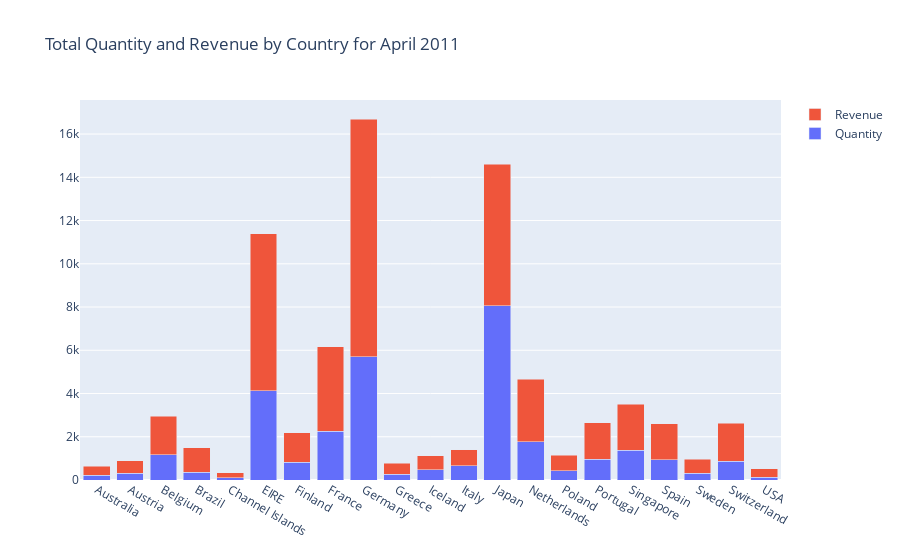

The cell this chart's notebook holds for it:
### Code cell
# Asegúrate de que 'InvoiceDate' es de tipo datetime
retail['InvoiceDate'] = pd.to_datetime(retail['InvoiceDate'])

# Filtrar los datos para abril de 2011 y excluir el Reino Unido
filtered_df = retail[(retail['InvoiceDate'].dt.year == 2011) & 
                 (retail['InvoiceDate'].dt.month == 4) & 
                 (retail['Country'] != 'United Kingdom')]

# Agrupar por país y sumar 'Quantity' y 'Revenue'
grouped_df = filtered_df.groupby('Country').agg({'Quantity':'sum', 'Revenue':'sum'}).reset_index()

# Crear gráficos de barras para 'Quantity' y 'Revenue'
trace1 = go.Bar(x=grouped_df['Country'], y=grouped_df['Quantity'], name='Quantity')
trace2 = go.Bar(x=grouped_df['Country'], y=grouped_df['Revenue'], name='Revenue')

# Crear un objeto Layout
layout = go.Layout(title='Total Quantity and Revenue by Country for April 2011', barmode='stack')

# Crear un objeto Figure y visualizar el gráfico
fig = go.Figure(data=[trace1, trace2], layout=layout)
iplot(fig)

### Figure 1 — Plotly figure (JSON) as saved in the notebook; plotly's stock layout.template omitted (floating-point values rounded to 4 significant figures)
{"data": [{"name": "Quantity", "type": "bar", "x": ["Australia", "Austria", "Belgium", "Brazil", "Channel Islands", "EIRE", "Finland", "France", "Germany", "Greece", "Iceland", "Italy", "Japan", "Netherlands", "Poland", "Portugal", "Singapore", "Spain", "Sweden", "Switzerland", "USA"], "y": [224, 308, 1170, 356, 96, 4129, 810, 2265, 5702, 260, 483, 653, 8058, 1762, 432, 951, 1384, 948, 306, 878, 137]}, {"name": "Revenue", "type": "bar", "x": ["Australia", "Austria", "Belgium", "Brazil", "Channel Islands", "EIRE", "Finland", "France", "Germany", "Greece", "Iceland", "Italy", "Japan", "Netherlands", "Poland", "Portugal", "Singapore", "Spain", "Sweden", "Switzerland", "USA"], "y": [421.6, 584.8, 1788.0, 1144.0, 243, 7270.0, 1369.0, 3899.0, 10990.0, 509.7, 636.2, 737.8, 6548.0, 2887.0, 705.8, 1688.0, 2119.0, 1646.0, 649.1, 1757.0, 383.9]}], "layout": {"barmode": "stack", "title": {"text": "Total Quantity and Revenue by Country for April 2011"}}}
